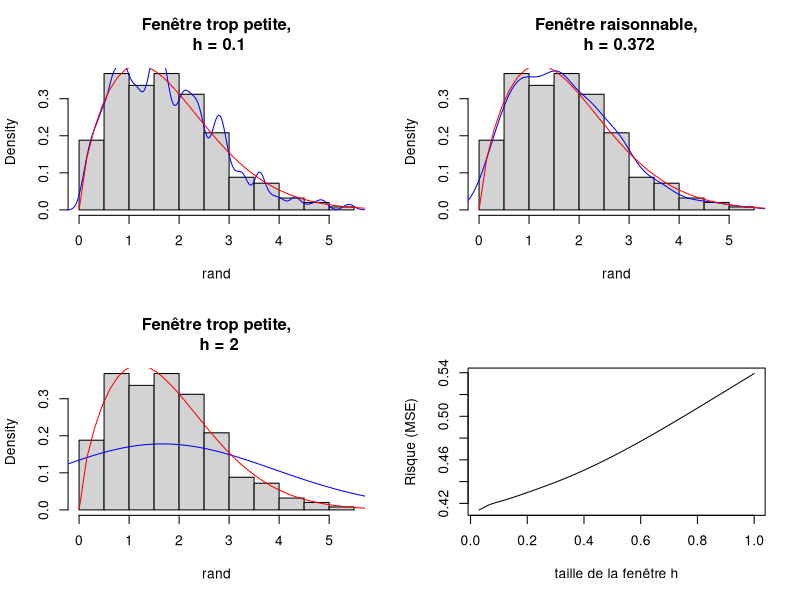

Here is the R script that generated this plot:
## ---- chunk 1
# Fonction calculant le risque quadratique (MSE)
Risk<- function(sample, bandwith, kernel){
  
  X  <- sample
  n <- length(X)
  x <- seq.int(min(X), max(X), length.out = n)
  if (missing(kernel)) {kernel = "gaussian"}
  kern <- switch(kernel,
                 gaussian = function(u){return(dnorm(u))},
                 rectangular = function(u){
                   ifelse(abs(u) < 1, .5, 0) },
                 triangular = function(u) {
                   return(ifelse(abs(u) < 1, (1 - abs(u)), 0)) },
                 epanechnikov = function(u){
                   return(ifelse(abs(u) < 1, 3/4*(1 - u^2), 0)) },
                 biweight = function(u){ 
                   return(ifelse(abs(u) < 1, 15/16*(1 - u^2)^2, 0)) }) # noyau caractère en fonction
  
  hatf <- function(x, sample, h, kernel){
    n <- length(sample)
    som <- 0
    for (i in 1:n){
     som <- som + kern((sample[i]-x)/h) 
    }
    return(som/(n*h))
  } 
   
  s <- 0
  for (i in 1:n){ 
    s <- s + sum(kern( (X[i]-X[-i])/bandwith)) 
  }
  

  n2hat_f <- integrate(function(x) hatf(x, sample = X, h = bandwith, kernel = kern), min(X)-50, max(X)+50)$value ^2

  R <- n2hat_f - 2/(n*(n-1))* s /bandwith

  return(R)
}

## ---- chunk 2
par(mfrow=c(2,2))

seq <- seq(0,6, length.out = 40)
yweib <- dweibull(seq,1.7,2)
rand <-rweibull(500,1.7,2)

hist(rand, breaks = 12, freq = F, main = "")
lines(density(rand, bw = 0.1), col ="blue")
lines(seq, yweib, col="red")
title("Fenêtre trop petite,\n h = 0.1")

hist(rand, breaks = 12, freq = F, main = "")
lines(density(rand), col ="blue")
lines(seq, yweib, col="red")
title("Fenêtre raisonnable,\n h = 0.372")

hist(rand, breaks = 12, freq = F, main = "")
lines(density(rand, bw = 2), col ="blue")
lines(seq, yweib, col="red")
title("Fenêtre trop petite,\n h = 2")

x <- seq(0.03, 1, by = 0.01)
risvec <- NULL
j=1
for (i in x){risvec[j]=Risk(rand,i); j=j+1}
plot(x, risvec, type = "l", xlab = "taille de la fenêtre h",
     ylab = "Risque (MSE)")
